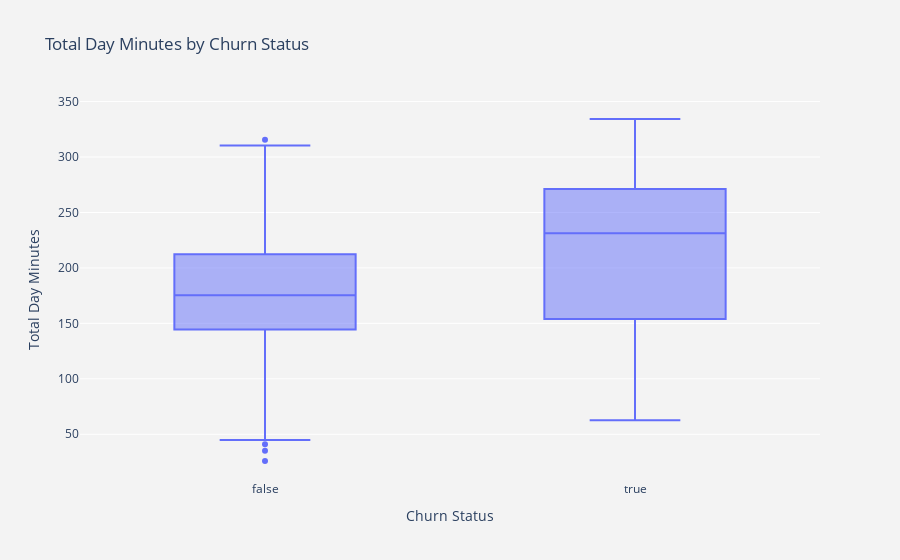

Write notebook code for a chart like this one.
### Code cell
def plot_boxplot_total_day_minutes(df):
    """
    Create a boxplot using Plotly for 'Total day minutes' feature by 'Churn' status.

    Parameters:
    df (DataFrame): Input DataFrame containing the data to plot.

    Returns:
    None
    """
    fig = px.box(df, x='Churn', y='Total day minutes', title="Total Day Minutes by Churn Status",
                 labels={"Churn": "Churn Status", "Total day minutes": "Total Day Minutes"},
                 category_orders={"Churn": ["False", "True"]})

    fig.update_layout(plot_bgcolor='rgb(243,243,243)', paper_bgcolor='rgb(243,243,243)')

    fig.show()

plot_boxplot_total_day_minutes(df)

### Figure 1 — Plotly figure (JSON) as saved in the notebook; plotly's stock layout.template omitted (floating-point values rounded to 4 significant figures; data arrays with more than 128 entries replaced by an {"elided": "..."} marker saying what was removed)
{"data": [{"alignmentgroup": "True", "hovertemplate": "Churn Status=%{x}<br>Total Day Minutes=%{y}<extra></extra>", "legendgroup": "", "marker": {"color": "#636efa"}, "name": "", "notched": false, "offsetgroup": "", "orientation": "v", "showlegend": false, "x": {"elided": "667 bool values"}, "x0": " ", "xaxis": "x", "y": {"elided": "667 float values"}, "y0": " ", "yaxis": "y", "type": "box"}], "layout": {"xaxis": {"anchor": "y", "domain": [0, 1], "title": {"text": "Churn Status"}, "categoryorder": "array", "categoryarray": ["False", "True"], "type": "category", "range": [1.5, 3.5], "autorange": true}, "yaxis": {"anchor": "x", "domain": [0, 1], "title": {"text": "Total Day Minutes"}, "type": "linear", "range": [8.767, 351.4], "autorange": true}, "legend": {"tracegroupgap": 0}, "title": {"text": "Total Day Minutes by Churn Status"}, "boxmode": "group", "plot_bgcolor": "rgb(243,243,243)", "paper_bgcolor": "rgb(243,243,243)", "autosize": true}}
